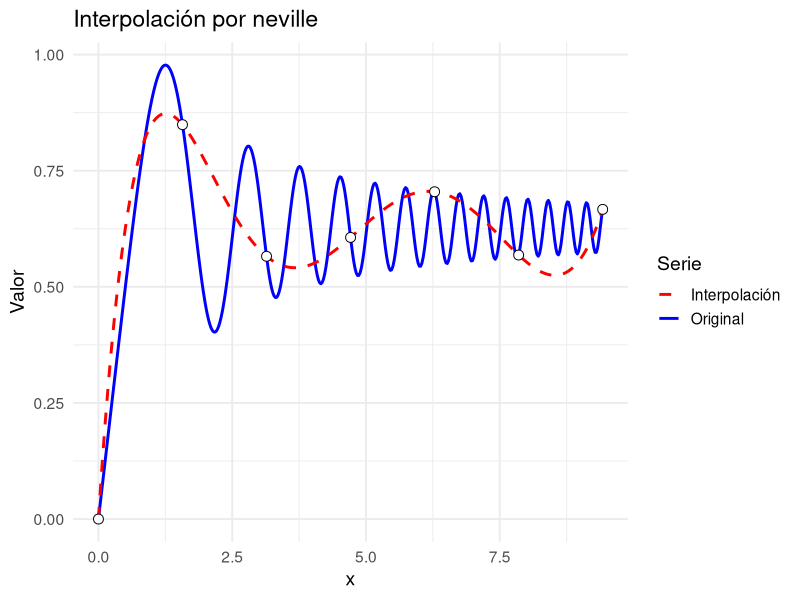
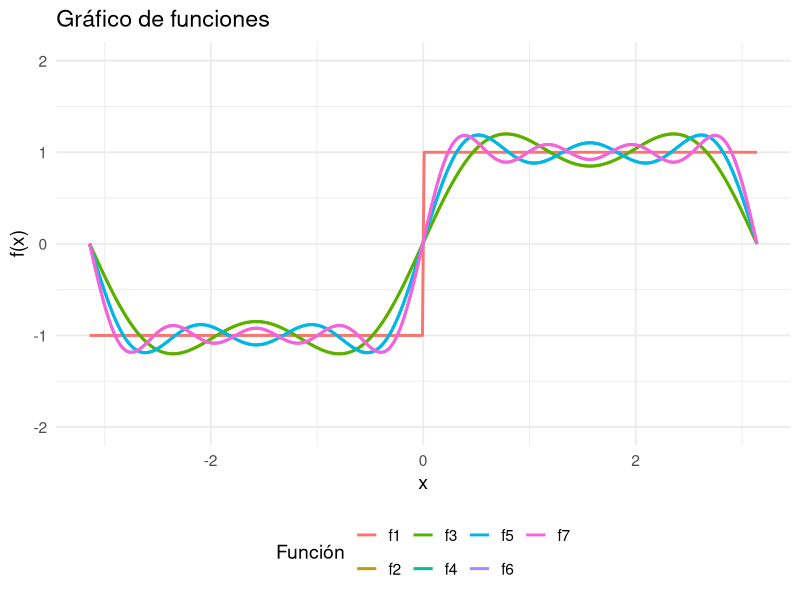

Reproduce these figures in R, in order.
## ---- chunk 1
#| code-fold: true

Der2Puntos <- function(f, x_0, h) {
  return((f(x_0 + h) - f(x_0)) / h)
}

Der3PuntosA <- function(f, x_0, h) {
  return(((-3 / 2) * f(x_0) + 2 * f(x_0 + h) - (1 / 2) * f(x_0 + 2 * h)) /
           h)
}

Der3PuntosB <- function(f, x_0, h){
  return(((-1/2)*f(x_0 - h) + (1/2)*f(x_0 + h))/h)
}

Der5PuntosA <- function(f, x_0, h){
  return(( (-25/12)*f(x_0) + 4*f(x_0 + h) - 3*f(x_0 + 2*h) +
             (4/3)*f(x_0 + 3*h) - (1/4)*f(x_0 + 4*h) ) / h)
}

Der5PuntosB <- function(f, x_0, h){
  return(( f(x_0 - 2*h) - 8*f(x_0 - h) + 8*f(x_0 + h) - f(x_0 + 2*h) ) / (12*h))
}
## ---- chunk 2
#| code-fold: true

f <- function(x) (x^3)*exp(x^2) - sin(x)
df <- function(x) 3*(x^2)*exp(x^2) + 2*(x^4)*exp(x^2)-cos(x)
x <- 2.19
h1 <- 0.01
h2 <- 0.001

print("f'(2.19) con dos puntos")
Der2Puntos(f, x, h1)
Der2Puntos(f, x, h2)
df(x)

print("f'(2.19) con tres puntos")
Der3PuntosA(f, x, h1)
Der3PuntosA(f, x, h2)
Der3PuntosB(f, x, h1)
Der3PuntosB(f, x, h2)

print("f'(2.19) con 5 puntos")
Der5PuntosA(f, x, h1)
Der5PuntosA(f, x, h2)
Der5PuntosB(f, x, h1)
Der5PuntosB(f, x, h2)

## ---- chunk 3
#| code-fold: true

Richardson <- function(N, x0, h, n){
  Q <- matrix(NA_real_, nrow = n, ncol = n)
  for (i in 1:n) {
    Q[i,1] <- N(x0, h/(2^(i - 1)))
  }
  for (i in 2:n) {
    for (j in 2:i) {
      Q[i,j] <- (4^(j-1)*Q[i,j-1] - Q[i-1,j-1])/(4^(j-1)-1)
    }
  }
  return(Q[n,n])
}
## ---- chunk 4
#| code-fold: true

formula <- function(f, d2f, d3f, x0, h){
  return((f(x0+h)-f(x0))/h - (h/2)*d2f(x0) - (h^2/2)*d3f(x0))
}

f <- function(x) (x^3)*exp(x^2) - sin(x)
df <- function(x) 3*(x^2)*exp(x^2) + 2*(x^4)*exp(x^2)-cos(x)
d2f <- function(x) 6*x*exp(x^2) + 14*x^3*exp(x^2)+4*x^5*exp(x^2)+sin(x)
d3f <- function(x) 6*exp(x^2)+54*x^2*exp(x^2)+48*x^4*exp(x^2)+8*x^6*exp(x^2)+cos(x)

Richardson(function(x, h) formula(f, d2f, d3f, x, h), 2.19, 0.01, 2)
Richardson(function(x, h) formula(f, d2f, d3f, x, h), 2.19, 0.001, 2)

## ---- chunk 5
#| code-fold: true

Trapecio <- function(f, a, b){
  return((b-a)*(f(a) + f(b))/2)
}

Simpson <- function(f, a, b){
  return(((b-a)/6)*(f(a) + 4*f((a+b)/2)+f(b)))
}

SimpsonCompuesto <- function(f, a, b, m){
  h <- (b-a)/(2 * m)
  xi0 <- f(a)+f(b)
  xi1 <- 0 #suma de nodos impares
  xi2 <- 0 #suma de nodos pares
  for(j in 1:(2 * m - 1)){
    x <- a+j*h
    if(j%%2 == 0){
      xi2 <- xi2 + f(x)
    } else{
      xi1 <- xi1 + f(x)
    }
  }
  return((h/3)*(xi0 + 2*xi2 + 4*xi1))
}

Romberg <- function(f, a, b, n){
  Q <- matrix(NA_real_, nrow = n, ncol = n)
  h <- b-a
  Q[1,1] <- (h/2)*(f(a) + f(b))
  for (i in 2:n){
    suma <- 0
    for (k in 1:(2^(i-2))){
      suma <- suma + f(a + (k - 1/2)*h)
    }
    Q[i,1] <- 0.5*(Q[i-1,1] + h*suma)
    h <- h/2
  }
  
  for (i in 2:n) {
    for (j in 2:i) {
      Q[i,j] <- (4^(j-1)*Q[i,j-1] - Q[i-1,j-1])/(4^(j-1)-1)
    }
  }
  return(Q[n,n])
}

IntegralDobleSCT <- function(f, g1, g2, a, b, n, m){
  h <- (b-a)/(2*n)
  xi0 <- 0 # inicial + final
  xi1 <- 0 # impares
  xi2 <- 0 # pares
  for (i in 0:(2*n)) {
    xw <- a + i*h
    yi <- SimpsonCompuesto(function(y) f(xw, y), g1(xw), g2(xw), m)
    if(i == 0 || i == 2*n){
      xi0 <- xi0 + yi
    } else if(i %% 2 == 0){
      xi2 <- xi2 + yi
    } else {
      xi1 <- xi1 + yi
    }
  }
  return((h/3)*(xi0+4*xi1+2*xi2))
}
## ---- chunk 6
f <- function(x){4 + 2*sin(x)}

Trapecio(f, 0, pi)

Simpson(f, 0, pi)

SimpsonCompuesto(f, 0, pi, 3)

Romberg(f, 0, pi, 3)

## ---- chunk 7
#| code-fold: true

integral_real <- integrate(function(x) 8 + 5*sin(x), 0, pi)$value
integral_estimada <- SimpsonCompuesto(function(x) 8 + 5*sin(x), 0, pi, 8)
abs(integral_real- integral_estimada)
## ---- chunk 8
#| code-fold: true

integral_real <- integrate(function(x) 8 + 5*sin(x), 0, pi)$value
integral_estimada <- SimpsonCompuesto(function(x) 8 + 5*sin(x), 0, pi, 7)
abs(integral_real- integral_estimada)
## ---- chunk 9
#| label: simpson-compuesta-ln2
#| echo: true

# Definimos la función
f <- function(x) 1/x

# Regla de Simpson compuesta
simpson_compuesta <- function(f, a, b, n) {
  stopifnot(n %% 2 == 0)
  h <- (b - a) / n
  x <- seq(a, b, by = h)
  fx <- f(x)
  S <- fx[1] + fx[n + 1] +
       4 * sum(fx[seq(2, n, by = 2)]) +
       2 * sum(fx[seq(3, n - 1, by = 2)])
  (h / 3) * S
}

# Ejemplo: cálculo con n = 24
n <- 24
S24 <- simpson_compuesta(f, 1, 2, n)
err <- abs(S24 - log(2))

c(n = n,
  aproximacion = S24,
  ln2 = log(2),
  error_abs = err)

## ---- chunk 10
y1 <- function(x) 4*x - x^2
y2 <- function(x) -3*x + 6

A1 <- integrate(y1, lower = 0, upper = 1)$value
A2 <- integrate(y2, lower = 1, upper = 2)$value

A  <- A1 + A2
A

## ---- chunk 11
#| code-fold: true

root_safe <- function(x) pmax(0, 32 - 7*x^2)

volumen_estimado <- IntegralDobleSCT(function(x, y) 4 - x^2 - 2*y^2 - x*y, function(x) { (-x - sqrt(root_safe(x)))/4 }, function(x) { (-x + sqrt(root_safe(x)))/4 }, -4*sqrt(2)/sqrt(7), 4*sqrt(2)/sqrt(7), 100, 100)
volumen_estimado
## ---- chunk 12
#| code-fold: true

## Integrando: (4 - x^2 - 2y^2 - x*y)
f <- function(x, y) 4 - x^2 - 2*y^2 - x*y

## Límites en x como funciones de y
x_lower <- function(y) (-y - sqrt(16 - 7*y^2)) / 2
x_upper <- function(y) (-y + sqrt(16 - 7*y^2)) / 2

## Borde en y
y_min <- -4 / sqrt(7)
y_max <-  4 / sqrt(7)

## Integral interior en x, para un y dado
inner_x <- function(y) {
  ## Si y está fuera del dominio por redondeo numérico, devuelve 0
  if (7*y^2 > 16) return(0)
  integrate(function(x) f(x, y),
            lower = x_lower(y), upper = x_upper(y),
            rel.tol = 1e-10, abs.tol = 0)$value
}

## Integral exterior en y
V_dxdy <- integrate(function(y) Vectorize(inner_x)(y),
                    lower = y_min, upper = y_max,
                    rel.tol = 1e-9, abs.tol = 0)

V_dxdy$value

## ---- chunk 13
#| code-fold: true

TrapecioExtendido <- function(f, a, b, n) {
  h <- (b - a) / n
  suma <- f(a) + f(b)

  for (j in 1:(n - 1)) {
    xj <- a + j * h
    suma <- suma + 2 * f(xj)
  }

  I <- (h / 2) * suma
  return(I)
}
## ---- chunk 14
f <- function(x) x^2*exp(-x^2)

t.e <- TrapecioExtendido(f,0,2,8)

s.s <- integrate(f,0,2)$value

print("Aproximación por regla del trapecio extendida:" )
t.e

print("Integral según método de R:" )
s.s

print("Error de aproximación:" )

s.s - t.e



## ---- chunk 15
#| code-fold: true

f <- function(x){
  if(0 <= x & x <= 2){
    return(x^3 + 1)
  } else if(2 < x & x <= 6){
    return(2*x + 5)
  } else{
    return(NULL)
  }
}
## ---- chunk 16
#| code-fold: true

tr <- TrapecioExtendido(f, 0, 6, 10)
tr
## ---- chunk 17
#| code-fold: true

si <- SimpsonCompuesto(f, 0, 6, 10)
si
## ---- chunk 18
#| code-fold: true

valor_real <- integrate(function(x) x^3 + 1, 0, 2)$value + integrate(function(x) 2*x + 5, 2, 6)$value
valor_real
## ---- chunk 19
#| code-fold: true

abs(tr - valor_real)
## ---- chunk 20
#| code-fold: true

abs(si - valor_real)
## ---- chunk 21
#| code-fold: true
# Regla del Trapecio Extendida para integrales dobles tipo I
trapecio_doble <- function(f, a, b, c, d, nx, ny) {
  hx <- (b - a) / nx
  hy <- (d - c) / ny
  suma <- 0

  for (i in 0:nx) {
    x <- a + i * hx
    for (j in 0:ny) {
      y <- c + j * hy
      peso <- 1

      if (i == 0 || i == nx) peso <- peso / 2
      if (j == 0 || j == ny) peso <- peso / 2

      suma <- suma + peso * f(x, y)
    }
  }

  I <- hx * hy * suma
  return(I)
}
## ---- chunk 22
# Ejemplo de uso:
f <- function(x, y) x^2 + y^2  # función ejemplo
resultado <- trapecio_doble(f, 0, 1, 0, 1, nx = 10, ny = 10)
cat("Aproximación de la integral doble:", resultado, "\n")
## ---- chunk 23
#| code-fold: true

# Algoritmo Trapecio Extendido con límites en y dependientes de x
trapecio_doble_variable <- function(f, a, b, yinf, ysup, nx = 200, ny = 200) {
  hx <- (b - a) / nx
  suma_total <- 0
  for (i in 0:nx) {
    x <- a + i * hx
    ly <- yinf(x); uy <- ysup(x)
    hy <- (uy - ly) / ny
    for (j in 0:ny) {
      y <- ly + j * hy
      peso <- 1
      if (i == 0 || i == nx) peso <- peso / 2
      if (j == 0 || j == ny) peso <- peso / 2
      suma_total <- suma_total + peso * f(x, y)
    }
  }
  hx * ( (ysup((a+b)/2) - yinf((a+b)/2)) / ny ) * suma_total
}

## ------------------------------
## Ejercicio 9 (Área)
## Región: y = 4x - x^2 (0<=x<=1) y y = -3x+6 (1<=x<=2), con y>=0
f_area <- function(x, y) 1
A1 <- trapecio_doble_variable(f_area,
                              a = 0, b = 1,
                              yinf = function(x) 0,
                              ysup = function(x) 4*x - x^2,
                              nx = 300, ny = 300)
A2 <- trapecio_doble_variable(f_area,
                              a = 1, b = 2,
                              yinf = function(x) 0,
                              ysup = function(x) -3*x + 6,
                              nx = 300, ny = 300)
A_num <- A1 + A2
A_exacto <- 19/6
cat(sprintf("Área (num): %.8f   |   Área (exacta): %.8f   |   Error: %.2e\n",
            A_num, A_exacto, A_num - A_exacto))

## ------------------------------
## Ejercicio 10 (Volumen)
## z = 4 - x^2 - 2y^2 sobre x^2 + 2y^2 <= 4  (z>=0)
f_vol <- function(x, y) 4 - x^2 - 2*y^2
V_num <- trapecio_doble_variable(f_vol,
                                 a = -sqrt(2), b =  sqrt(2),
                                 yinf = function(x) -sqrt((4 - x^2)/2),
                                 ysup = function(x)  sqrt((4 - x^2)/2),
                                 nx = 300, ny = 300)
V_exacto <- 4*pi*sqrt(2)
cat(sprintf("Volumen (num): %.8f   |   Volumen (exacto): %.8f   |   Error: %.2e\n",
            V_num, V_exacto, V_num - V_exacto))

## ---- chunk 24
#| code-fold: true
#| warning: false
library(tidyverse)

neville <- function(nodos, valores, x) {
  stopifnot(is.numeric(nodos),
            is.numeric(valores),
            length(nodos) == length(valores))
  n <- length(nodos)
  Q <- matrix(NA_real_, nrow = n, ncol = n)
  
  # Columna inicial con valores de Y
  Q[, 1] <-  valores
  
  # Construccion de la tabla de Neville
  for (i in 2:n) {
    for (j in 2:i) {
      numerador <- ((x - nodos[i - j + 1]) * Q[i, j - 1] - (x - nodos[i]) * Q[i -
                                                                                1, j - 1])
      denominador <- nodos[i] - nodos[i - j + 1]
      Q[i, j] <-  numerador / denominador
    }
  }
  return(list(valor = Q[n, n], tabla = Q))
}

graficar.polinomio <- function(nodos,
                               a,
                               b,
                               metodo,
                               f = NULL,
                               valores = NULL,
                               df = NULL,
                               derivadas.clamped = NULL) {
  stopifnot(is.numeric(nodos), length(nodos) >= 2)
  # Validación: exactamente uno de f o valores
  if (is.null(f) == is.null(valores)) {
    stop("Debe proveer exactamente uno: 'f' (función) o 'valores' (numérico).")
  }
  # Obtener valores en nodos según el caso
  if (!is.null(f)) {
    stopifnot(is.function(f))
    valores_nodos <- f(nodos)
  } else {
    stopifnot(is.numeric(valores), length(valores) == length(nodos))
    valores_nodos <- valores
  }
  
  # Derivadas (opcional). Acepta función o vector numérico.
  derivadas_nodos <- NULL
  if (!is.null(df)) {
    if (is.function(df)) {
      derivadas_nodos <- df(nodos)
    } else if (is.numeric(df)) {
      stopifnot(length(df) == length(nodos))
      derivadas_nodos <- df
    } else {
      stop("`df` debe ser función o vector numérico de derivadas en los nodos.")
    }
  }
  
  # Wrapper vectorizado para el método (con o sin derivadas)
  if (!is.null(derivadas_nodos)) {
    H <- function(x)
      vapply(x, function(xx)
        metodo(nodos, valores_nodos, derivadas_nodos, xx)$valor, numeric(1))
  } else {
    if(is.null(derivadas.clamped)){
      H <- function(x)
        vapply(x, function(xx)
          metodo(nodos, valores_nodos, xx)$valor, numeric(1))
    } else{
      H <- function(x)
        vapply(x, function(xx)
          spline.sujeto(nodos, valores_nodos, derivadas.clamped, xx)$valor, numeric(1))
    }
  }
  
  # Malla y data frames
  xi <- seq(a, b, length.out = 400)
  df_plot <- data.frame(x  = xi,
                        Hx = H(xi),
                        fx = if (!is.null(f))
                          f(xi)
                        else
                          NA_real_)
  df_nodos <- data.frame(x = nodos, y = valores_nodos)
  
  # Gráfico: con f (dos curvas) o solo interpolación
  p <- ggplot(df_plot, aes(x = x))
  if (!is.null(f)) {
    p <- p +
      geom_line(aes(y = fx, color = "Original"), linewidth = 1) +
      geom_line(aes(y = Hx, color = "Interpolación"),
                linewidth = 1,
                linetype = "dashed") +
      scale_color_manual(values = c(
        "Original" = "blue",
        "Interpolación" = "red"
      ))
  } else {
    p <- p +
      geom_line(aes(y = Hx, color = "Interpolación"), linewidth = 1) +
      scale_color_manual(values = c("Interpolación" = "red"))
  }
  p +
    geom_point(
      data = df_nodos,
      aes(x = x, y = y),
      shape = 21,
      size = 3,
      fill = "white"
    ) +
    labs(title = paste0("Interpolación por ", deparse(substitute(metodo))), y = "Valor", color = "Serie") +
    theme_minimal(base_size = 14)
}
## ---- chunk 25
#| code-fold: true
nodos <- c(0, pi/2, pi, 3*pi/2, 2*pi, 5*pi/2, 3*pi)
imagenes <- numeric(6)
for (i in 1:7) {
  imagenes[i] <- integrate(function(x) cos(x^2), 0, nodos[i])$value
}

f_scalar <- function(x) integrate(function(y) cos(y^2), lower = 0, upper = x)$value
f <- Vectorize(f_scalar)

graficar.polinomio(nodos, 0, 3*pi, neville, f = f)

## ---- chunk 26
#| code-fold: true

coef.fourier <- function(f, k, tipo = "coseno") {

  integrando <- switch(
    tipo,
    "constante" = function(x) f(x),
    "coseno"    = function(x) f(x) * cos(k * x),
    "seno"      = function(x) f(x) * sin(k * x),
    stop("El parámetro 'tipo' debe ser 'constante', 'coseno' o 'seno'.")
  )
  
  # Cálculo del coeficiente según el tipo
  if (tipo == "constante") {
    return((1 / (2 * pi)) * SimpsonCompuesto(integrando, -pi, pi, 200))
  } else {
    return((1 / pi) * SimpsonCompuesto(integrando, -pi, pi, 200))
  }
}
## ---- chunk 27
#| code-fold: true

serie.fourier <- function(f, n, x) {
  a0 <- coef.fourier(f, 0, tipo = "constante")
  suma <- a0
  for (k in 1:n) {
    a_k <- coef.fourier(f, k, tipo = "coseno")
    b_k <- coef.fourier(f, k, tipo = "seno")
    suma <- suma + a_k * cos(k * x) + b_k * sin(k * x)
  }
  return(suma)
}
## ---- chunk 28
#| include: false
graficar <- function(funciones, a, b, c = NULL, d = NULL, n = 400,
                     nombres = NULL, titulo = "Gráfico de funciones") {
  # Verificaciones básicas
  stopifnot(is.numeric(a), is.numeric(b), a < b)
  
  # Si se pasa solo una función, la convertimos en lista
  if (is.function(funciones)) {
    funciones <- list(funciones)
  }
  
  # Si no se dan nombres, los generamos automáticamente
  if (is.null(nombres)) {
    nombres <- paste0("f", seq_along(funciones))
  } else if (length(nombres) != length(funciones)) {
    stop("El número de nombres debe coincidir con el número de funciones.")
  }
  
  # Crear secuencia de puntos
  x <- seq(a, b, length.out = n)
  
  # Evaluar cada función y combinar en un solo data frame
  lista_datos <- lapply(seq_along(funciones), function(i) {
    y <- tryCatch(funciones[[i]](x),
                  error = function(e) rep(NA, length(x)))
    data.frame(x = x, y = y, funcion = nombres[i])
  })
  
  datos <- do.call(rbind, lista_datos)
  
  # Crear el gráfico base
  p <- ggplot(datos, aes(x = x, y = y, color = funcion)) +
    geom_line(linewidth = 1) +
    labs(
      title = titulo,
      x = "x",
      y = "f(x)",
      color = "Función"
    ) +
    theme_minimal(base_size = 14) +
    theme(legend.position = "bottom")
  
  # Aplicar límites del eje Y si se proporcionan
  if (!is.null(c) && !is.null(d)) {
    stopifnot(is.numeric(c), is.numeric(d), c < d)
    p <- p + coord_cartesian(ylim = c(c, d))
  }
  
  return(p)
}
## ---- chunk 29
#| code-fold: true

funcion.prueba <- function(x) {
  if (-pi <= x && x < 0) {
    return(-1)
  } else if (0 <= x && x <= pi) {
    return(1)
  } else {
    return(NA)
  }
}

funcion.prueba <- Vectorize(funcion.prueba)

graficar(list(function(x) funcion.prueba(x), function(x) serie.fourier(funcion.prueba, 3, x), function(x) serie.fourier(funcion.prueba, 4, x), function(x) serie.fourier(funcion.prueba, 5, x), function(x) serie.fourier(funcion.prueba, 6, x), function(x) serie.fourier(funcion.prueba, 7, x), function(x) serie.fourier(funcion.prueba, 8, x)), -pi, pi, -2, 2)
